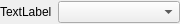
<?xml version="1.0" encoding="UTF-8"?>
<ui version="4.0">
 <class>QTransformFieldClass</class>
 <widget class="QWidget" name="QTransformFieldClass">
  <property name="geometry">
   <rect>
    <x>0</x>
    <y>0</y>
    <width>171</width>
    <height>24</height>
   </rect>
  </property>
  <property name="windowTitle">
   <string>QTransformField</string>
  </property>
  <layout class="QHBoxLayout" name="horizontalLayout">
   <property name="leftMargin">
    <number>0</number>
   </property>
   <property name="topMargin">
    <number>0</number>
   </property>
   <property name="rightMargin">
    <number>0</number>
   </property>
   <property name="bottomMargin">
    <number>0</number>
   </property>
   <item>
    <widget class="QLabel" name="label">
     <property name="sizePolicy">
      <sizepolicy hsizetype="Fixed" vsizetype="Fixed">
       <horstretch>0</horstretch>
       <verstretch>0</verstretch>
      </sizepolicy>
     </property>
     <property name="text">
      <string>TextLabel</string>
     </property>
    </widget>
   </item>
   <item>
    <widget class="QComboBox" name="selectBox">
     <property name="placeholderText">
      <string>Select Transform</string>
     </property>
    </widget>
   </item>
  </layout>
 </widget>
 <layoutdefault spacing="6" margin="11"/>
 <resources/>
 <connections/>
</ui>
